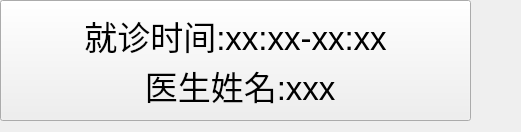
<?xml version="1.0" encoding="UTF-8"?>
<ui version="4.0">
 <class>Doctor</class>
 <widget class="QWidget" name="Doctor">
  <property name="geometry">
   <rect>
    <x>0</x>
    <y>0</y>
    <width>521</width>
    <height>132</height>
   </rect>
  </property>
  <property name="font">
   <font>
    <pointsize>25</pointsize>
   </font>
  </property>
  <property name="windowTitle">
   <string>Form</string>
  </property>
  <widget class="QPushButton" name="pushButton">
   <property name="geometry">
    <rect>
     <x>0</x>
     <y>0</y>
     <width>471</width>
     <height>121</height>
    </rect>
   </property>
   <property name="text">
    <string>就诊时间:xx:xx-xx:xx 
 医生姓名:xxx</string>
   </property>
  </widget>
 </widget>
 <resources/>
 <connections/>
</ui>
